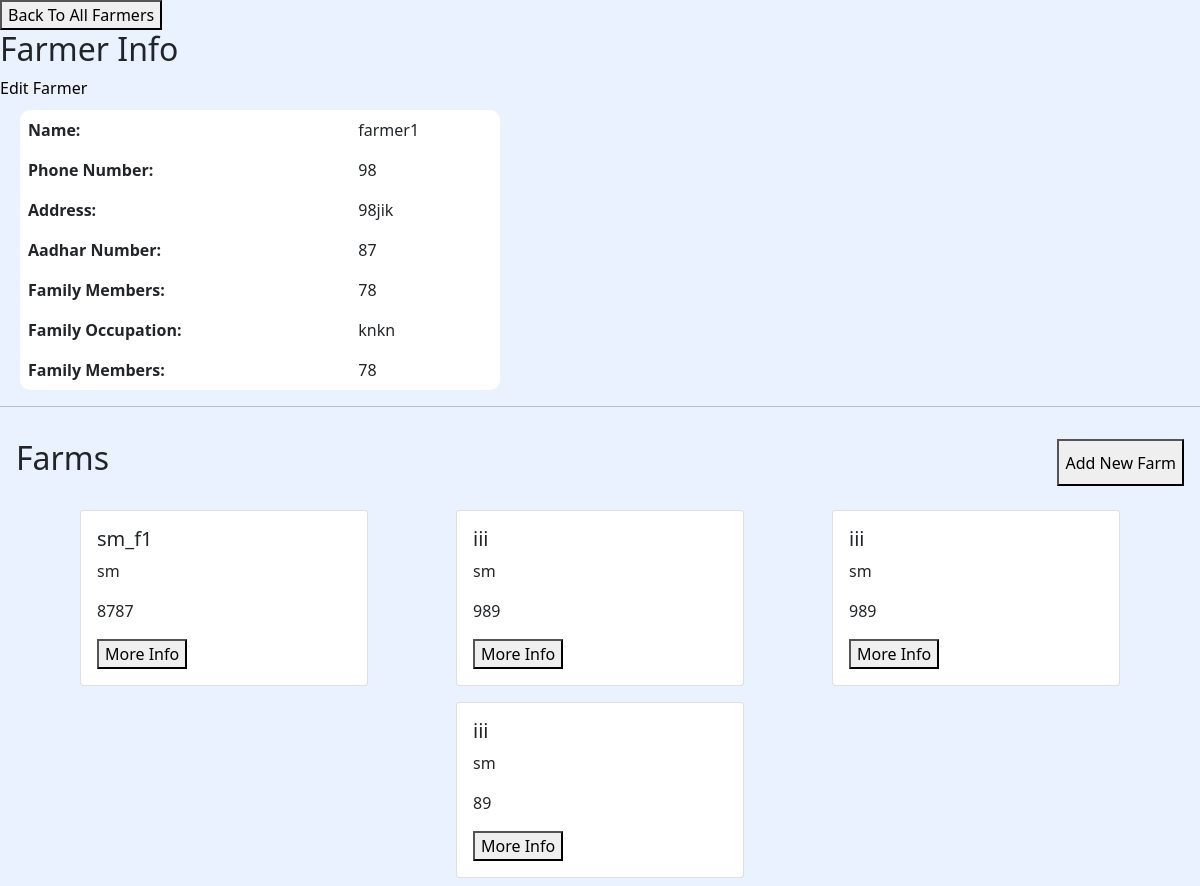
/farmer_details/farmer_id=1, run on the app's committed database.
### adminaccess/models.py (models this page shows)
class Farmer(models.Model):
    name = models.CharField(max_length=50)
    phone_number = models.IntegerField()
    address = models.TextField()
    aadhar_number = models.IntegerField(blank=True, null=True)
    family_members = models.IntegerField(blank=True, null=True)
    family_occupation = models.CharField(max_length=50, blank=True, null=True)
    is_access = models.BooleanField(default=False)
    create_date = models.DateTimeField(auto_now_add=True)
    modified_date = models.DateTimeField(auto_now=True)

class Farm_info(models.Model):
    farmer_id = models.IntegerField()
    farm_nick_name = models.CharField(max_length=50, blank=True, null=True)
    farm_space = models.IntegerField(default=0)
    geo_location = models.CharField(max_length=50, blank=True, null=True)
    farm_village = models.CharField(max_length=50, blank=True, null=True)
    khata_no = models.CharField(max_length=50, blank=True, null=True)
    who_caretaker = models.CharField(max_length=50, blank=True, null=True)
    caretaker = models.CharField(max_length=50, blank=True, null=True)
    caretaker_phone_number = models.IntegerField(blank=True, null=True)
    soil_type = models.CharField(max_length=50, blank=True, null=True)
    water_source = models.CharField(max_length=50, blank=True, null=True)
    water_type = models.CharField(max_length=50, blank=True, null=True)
    water_season = models.CharField(max_length=50, blank=True, null=True)
    create_date = models.DateTimeField(auto_now_add=True)
    modified_date = models.DateTimeField(auto_now=True)

### adminaccess/views.py (the view)
# urls.py: path('farmer_details/farmer_id=<int:farmer_id>', views.farmer_details, name="farmer_details"),
def farmer_details(request,farmer_id):
    if request.method == 'POST':
        farm_info = Farm_info.objects.filter(farmer_id=farmer_id)
        farmer_info = Farmer.objects.filter(id=farmer_id)[0]
        data = {'farmer': farmer_id,
                'farm_info': farm_info,
                'farmer_info': farmer_info,
                }
        request.session['farmer_id'] = farmer_id
        print("farmer_details        farmer_id",farmer_id)
        return render(request, 'forms/farmer_details.html', data)
    else:
        print("farmer_details else farmer_id",farmer_id)
        farm_info = Farm_info.objects.filter(farmer_id=farmer_id)
        farmer_info = Farmer.objects.filter(id=farmer_id)[0]
        data = {'farmer': farmer_id,
                'farm_info': farm_info,
                'farmer_info': farmer_info,
                }
        request.session['farmer_id'] = farmer_id
        return render(request, 'forms/farmer_details.html', data)

### templates/forms/farmer_details.html (shortened to what this page needs)
<!DOCTYPE html>
<html lang="en">
<head>
    {% load static %}
    <link href="https://cdn.jsdelivr.net/npm/bootstrap@5.1.3/dist/css/bootstrap.min.css" rel="stylesheet">
    <link rel="stylesheet" href="{% static 'createuser.css' %}">
</head>
<body>
<div>
    <button><a href="{% url 'farmers' %}">Back To All Farmers</a></button>
</div>
    <h2>Farmer Info</h2>
    <table class="table table-borderless table-width-40 farmer_detail">
      <a href="/farmer_edit/farmer_id={{farmer_info.id}}">Edit Farmer</a>
        <tbody>
          <tr>
            <th scope="row">Name:</th>
            <td>{{farmer_info.name}}</td>
          </tr>
          <tr>
            <th scope="row">Phone Number:</th>
            <td>{{farmer_info.phone_number}}</td>
          </tr>
          <tr>
            <th scope="row">Address:</th>
            <td>{{farmer_info.address}}</td>
          </tr>
          <tr>
            <th scope="row">Aadhar Number:</th>
            <td>{{farmer_info.aadhar_number}}</td>
          </tr>
          <tr>
            <th scope="row">Family Members:</th>
            <td>{{farmer_info.family_members}}</td>
          </tr>
          <tr>
            <th scope="row">Family Occupation:</th>
            <td>{{farmer_info.family_occupation}}</td>
          </tr>
          <tr>
            <th scope="row">Family Members:</th>
            <td>{{farmer_info.family_members}}</td>
          </tr>
        </tbody>
      </table>
      <hr/>
      <div class="d-flex justify-content-between p-3">
        <div class="h2">Farms</div>
        <button><a href="{% url 'farm_info_reg' %}">Add New Farm</a></button>
    </div>
    <div class="d-flex justify-content-evenly flex-wrap">
    {% for farm in farm_info %}
      <div class="card m-2" style="width: 18rem;">
        <div class="card-body">
          <h5 class="card-title">{{farm.farm_nick_name}}</h5>
          <p class="card-text">{{farm.caretaker}}</p>
          <p class="card-text">{{farm.caretaker_phone_number}}</p>
            <button><a href="{% url 'farm_info' farm_id=farm.id%}">More Info</a></button>
        </div>
      </div>
      {% endfor %}
    </div>
</body>
</html>

### static/createuser.css (style rules this page uses)
body { background-color: rgb(235, 242, 255); }
a { color: black; text-decoration: none; }
.table-width-40 { width: 40%; }
.farmer_detail { background-color: white; border-radius: 10px; margin: 10px 20px; }

### data on the page
Farmer: name "farmer1", phone_number "98", address "98jik", aadhar_number "87", family_members "78", family_occupation "knkn"
Farm_info: farm_nick_name "sm_f1", caretaker "sm", caretaker_phone_number "8787"
Farm_info: farm_nick_name "iii", caretaker "sm", caretaker_phone_number "989"
Farm_info: farm_nick_name "iii", caretaker "sm", caretaker_phone_number "989"
Farm_info: farm_nick_name "iii", caretaker "sm", caretaker_phone_number "89"
